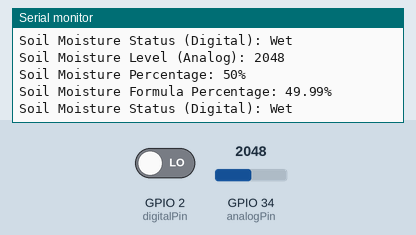
Recording of a sketch running on a simulated ESP32. Shown: the last lines printed to the serial monitor. The inputs (shaded band) are chosen by the test bench; at power-on: GPIO 2 (digitalPin) LOW, GPIO 34 (analogPin) = 2048.

Above: at 1.8 s.
1.9 s: GPIO 2 (digitalPin) driven HIGH
At 2.8 s:
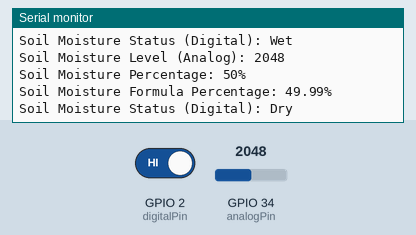
4.5 s: GPIO 34 (analogPin) set to 2866
At 5.8 s:
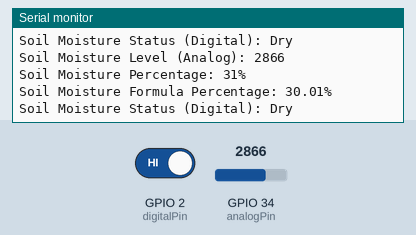
6.0 s: GPIO 34 (analogPin) set to 3603
At 6.9 s:
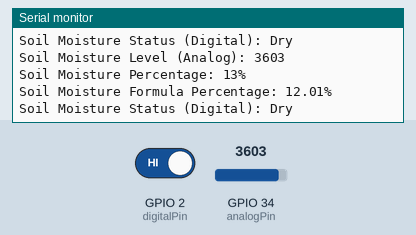
Timing chart, 0 to 9.0 s (numbered marks = the images above; inputs shaded):
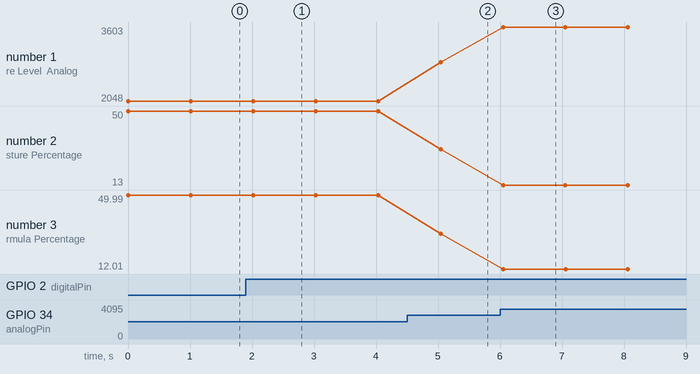

The sketch:

SoilMoistureSensor.ino
```cpp
const int analogPin = 34;  // GPIO pin for AO (analog output)
const int digitalPin = 2;  // GPIO pin for DO (digital output)
int analogValue = 0;
int digitalValue = 0;

void setup() {
  Serial.begin(115200);  // Start serial communication
  pinMode(digitalPin, INPUT);  // Set DO pin as input
  Serial.println("Send 'stop' to stop sending data, 'start' to resume.");
}

void loop() {
  // Read the analog value (detailed moisture level)
  analogValue = analogRead(analogPin);
  Serial.print("Soil Moisture Level (Analog): ");
  Serial.println(analogValue);
  int moisturePercent = map(analogValue, 0, 4095, 100, 0);  // Map to percentage (0-100)
  Serial.print("Soil Moisture Percentage: ");
  Serial.print(moisturePercent);
  Serial.println("%");
  float moisturePercentFormula = 100 - (analogValue * 100.0 / 4095);
  Serial.print("Soil Moisture Formula Percentage: ");
  Serial.print(moisturePercentFormula);
  Serial.println("%");


  // Read the digital value (threshold check)
  digitalValue = digitalRead(digitalPin);
  Serial.print("Soil Moisture Status (Digital): ");
  if (digitalValue == HIGH) {
    Serial.println("Dry");  // Indicates soil is dry
  } else {
    Serial.println("Wet");  // Indicates soil is wet
  }

  Serial.println();
  delay(1000);  // Delay for readability
}
```

Measured:
- after the input at 1.9 s, the serial monitor: prints a new line after 0.12 s (image 1)
- after the input at 4.5 s, the serial monitor: prints a new line after 0.54 s (image 2)
- after the input at 6.0 s, the serial monitor: prints a new line after 0.05 s (image 3)
- plotted number 1: 2048 → 2866 after the input at 4.5 s, 2866 → 3603 after the input at 6.0 s
- plotted number 2: 50 → 31 after the input at 4.5 s, 31 → 13 after the input at 6.0 s
- plotted number 3: 49.99 → 30.01 after the input at 4.5 s, 30.01 → 12.01 after the input at 6.0 s
